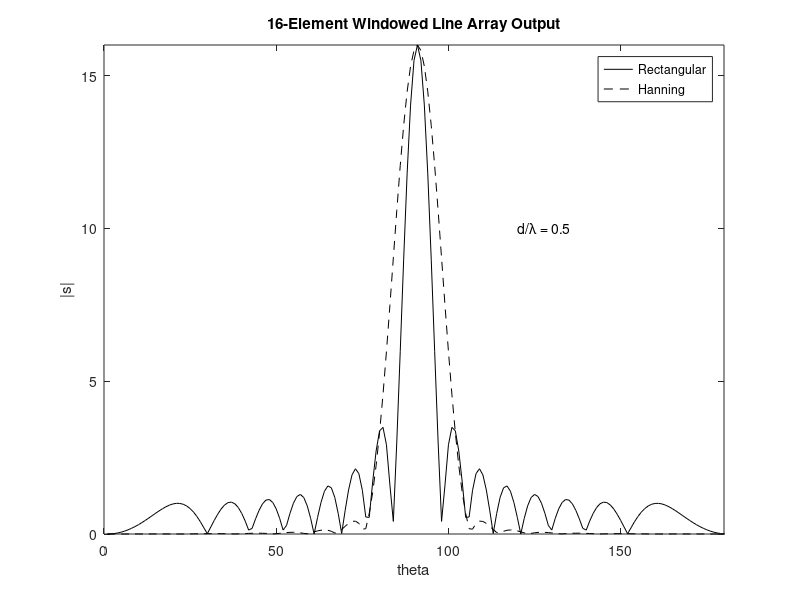

Source code (MATLAB):
% line array beam patterns with and without shading

thetad = 0:181;             % theta range in degrees
theta = pi.*thetad./180;    % theta in radians

M=16;                       % 16 elements
doverl=.5;                  % d/l is max before grating lobes occur

A=ones([16,1]);             % this is a 16-sample rectangular window
Aw=hanning(16);             % this is a 16 sample Hanning window
scale = 0;
for m=1:16,
 scale = scale + Aw(m);     % here we just sum up the window for scaling
end;
Aw = Aw.*16./scale;         % this re-scales to match scale of rect window
resp = zeros(size(theta));
respw = zeros(size(theta));

% simple DFT sum at wach angle produces the beam patterns
for n=1:182,
  for m=1:16
     resp(n) = resp(n) + A(m).*exp(j.*2.*pi.*(m-1).*doverl.*cos(theta(n)));
     respw(n) = respw(n) + Aw(m).*exp(j.*2.*pi.*(m-1).*doverl.*cos(theta(n)));
  end;
end;

figure(1);
plot(abs(resp),'k');
hold on;
plot(abs(respw),'k--');
hold off;

axis([0,180,0,16]);
legend('Rectangular','Hanning');
ylabel('|s|');
xlabel('theta');
title('16-Element Windowed Line Array Output');
text(120,10,'d/\lambda = 0.5');
